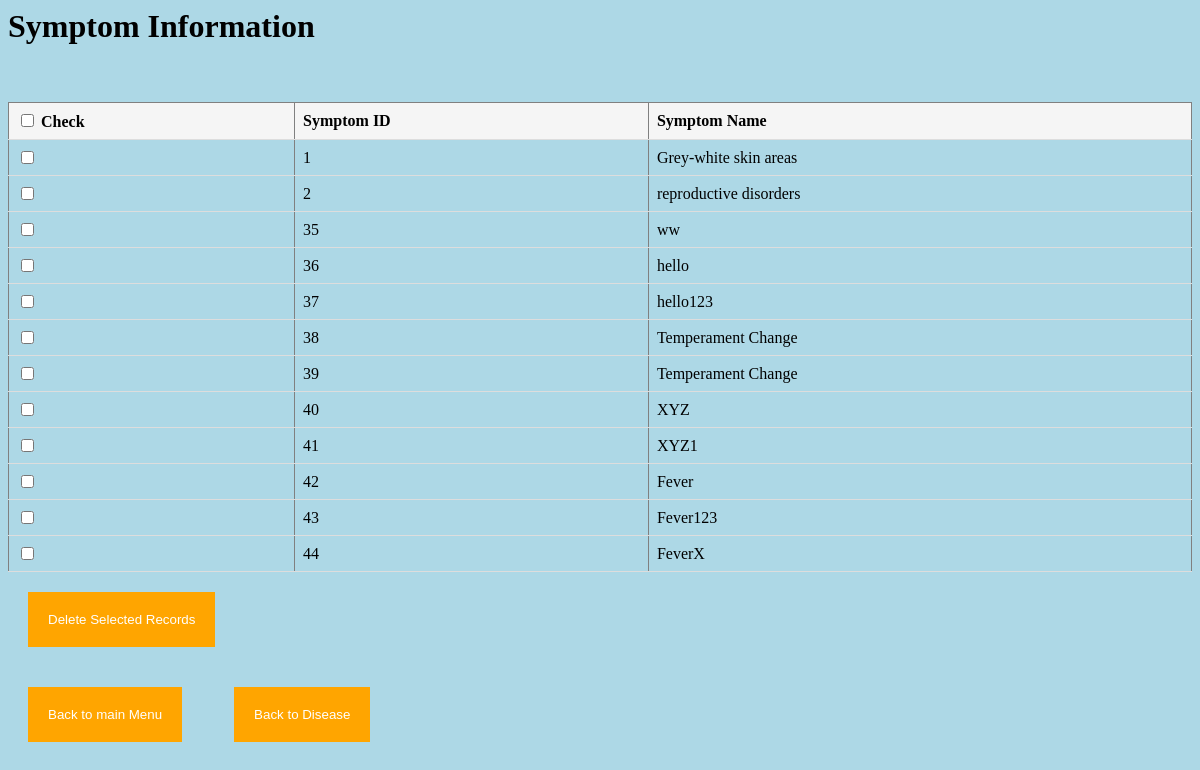
The app's page /Medical/DelSymptom.php with its own data.
### tables this page shows
CREATE TABLE `Symptoms` (
  `SymptomID` int(11) NOT NULL,
  `SymptomName` varchar(50) NOT NULL
);

### Medical/DelSymptom.php (the view, shortened to what this page needs)
<?php include '../dbconnect.php'; ?>
<div class='container'>
<h1>Symptom Information</h1>
<br><br>
<form method='post' action=''>
   <table border='1' style='border-collapse: collapse;' >
     <tr style='background: whitesmoke;'>
       <th><input type='checkbox' TreatmentID='checkAll' > Check</th>
       <th>Symptom ID</th>
       <th>Symptom Name</th>
     </tr>
     <?php
     $query = "SELECT * FROM Symptoms";
     $result = mysqli_query($con,$query);
     while($row = mysqli_fetch_array($result) ){
       $SymptomID = $row['SymptomID'];
       $SymptomName = $row['SymptomName'];
     ?>
       <tr>
         <td><input type='checkbox' name='update[]' value='<?= $SymptomID ?>' ></td>
         <td><?= $SymptomID ?></td>
         <td><?= $SymptomName ?></td>
       </tr>
     <?php
     }
     ?>
   </table>
    <input type='submit' value='Delete Selected Records' name='but_update'>&nbsp;&nbsp;<br>
   <input type='submit' value='Back to main Menu' name='Main' >&nbsp;&nbsp;
   <input type='submit' value='Back to Disease' name='Disease' >&nbsp;&nbsp;
 </form>
</div>

### Medical/DelSymptom.php (style rules this page uses)
table { border-collapse: collapse; width: 100%; }
th, td { padding: 8px; text-align: left; border-bottom: 1px solid #ddd; }
input[type= submit] { background-color: orange; border: none; text-decoration: none; color: white; padding: 20px 20px; margin: 20px 20px; cursor: pointer; }

### records on screen
symptoms: SymptomID "1", SymptomName "Grey-white skin areas"
symptoms: SymptomID "2", SymptomName "reproductive disorders"
symptoms: SymptomID "35", SymptomName "ww"
symptoms: SymptomID "36", SymptomName "hello"
symptoms: SymptomID "37", SymptomName "hello123"
symptoms: SymptomID "38", SymptomName "Temperament Change"
symptoms: SymptomID "39", SymptomName "Temperament Change"
symptoms: SymptomID "40", SymptomName "XYZ"
symptoms: SymptomID "41", SymptomName "XYZ1"
symptoms: SymptomID "42", SymptomName "Fever"
symptoms: SymptomID "43", SymptomName "Fever123"
symptoms: SymptomID "44", SymptomName "FeverX"
